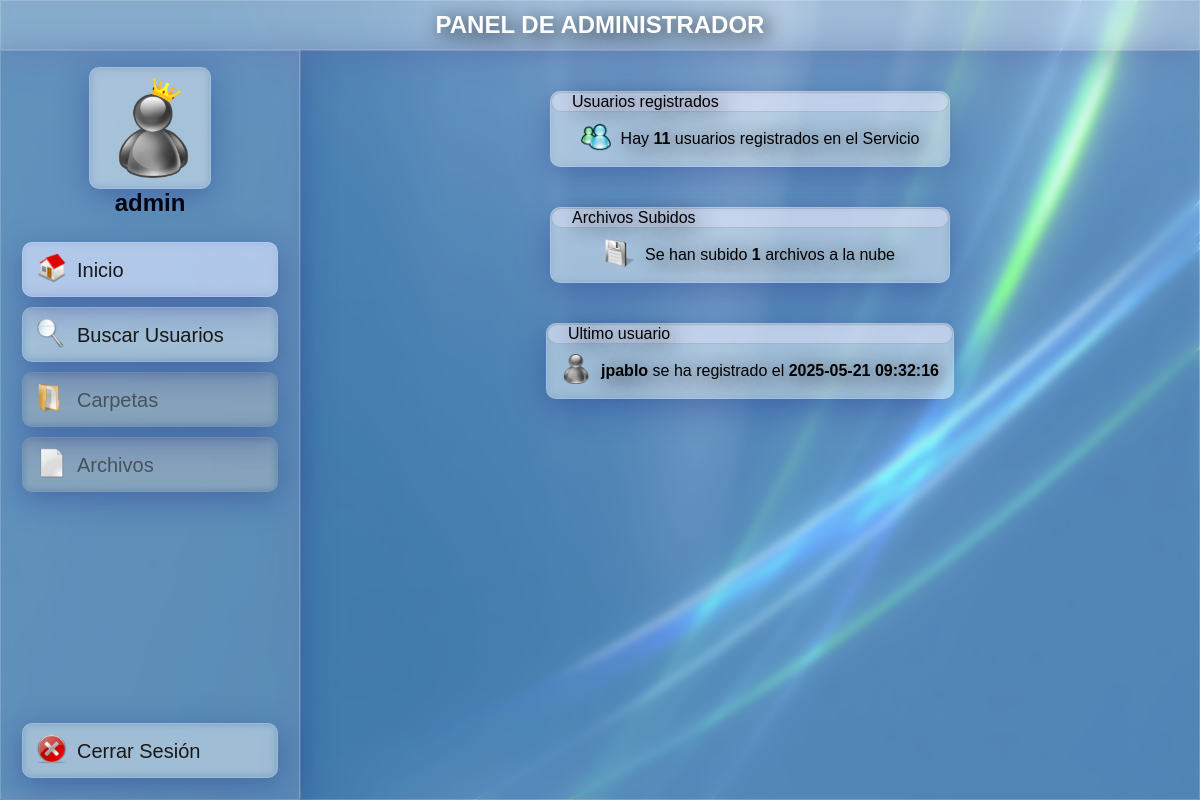
The page /catWeb/views/admin/admin-dashboard.php (signed in) on the database as committed earlier.
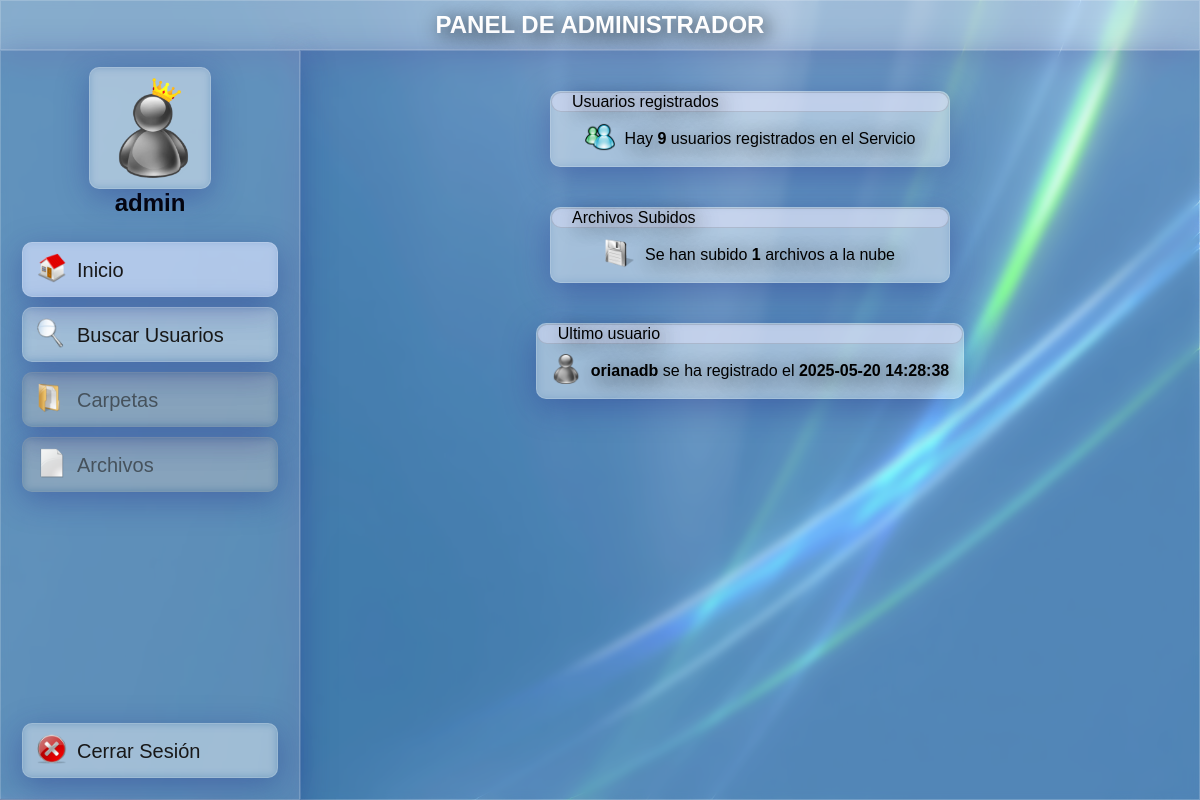
The same page on the database as committed later.
### tables this page shows
CREATE TABLE `users` (
  `id` bigint(20) NOT NULL,
  `username` varchar(100) NOT NULL,
  `passwd` varchar(200) NOT NULL,
  `name` varchar(100) NOT NULL,
  `1surname` varchar(100) NOT NULL,
  `2surname` varchar(100) NOT NULL,
  `dni` varchar(100) NOT NULL,
  `color` varchar(100) NOT NULL,
  `created` timestamp NOT NULL DEFAULT current_timestamp() ON UPDATE current_timestamp(),
  `admin` tinyint(1) NOT NULL
);

### catWeb/views/admin/admin-dashboard.php (the view, shortened to what this page needs)
<?php
    include('../../functions/config.php');
    $username = $_SESSION['username'];
    $users_registered = 0;
    $result = $con->query("SELECT COUNT(*) AS total FROM users");
    if ($result) {
        $row = $result->fetch_assoc();
        $users_registered = (int)$row['total'];
    }
    $files_count = 0;
    $result = $con->query("SELECT COUNT(*) AS total FROM files");
    if ($result) {
        $row = $result->fetch_assoc();
        $files_count = (int)$row['total'];
    }
    $latest_user = null;
    $result = $con->query("SELECT username, created FROM users ORDER BY created DESC LIMIT 1");
    if ($result && $result->num_rows > 0) {
        $row = $result->fetch_assoc();
        $latest_user = $row['username'];
        $date = $row['created'];
    }
?>
<!DOCTYPE html>
<html lang="en">
<head>
    <link rel="stylesheet" href="../../styles/main.css">
    <link rel="stylesheet" href="../../styles/buttons.css">
</head>
<body>
    <header>
        <span class="header-title">PANEL DE ADMINISTRADOR</span>
    </header>
    <div class="main-container">
        <aside class="sidebar">
            <div class="sidebar-content">
                <div class="user-box">
                    <nav class="user-info">
                        <div class="user-pfp">
                            <img src="../../img/pfp/admin.webp">
                        </div>
                        <span class="../../username"><?= $username?></span>
                    </nav>
                </div>
                <a href="#" class="nav-link active">
                    <div class="icon">
                        <img src="../../icons/home.png" alt="home">
                    </div>
                    <span class="description">Inicio</span>
                </a>
                <a href="admin-search.php" class="nav-link">
                    <div class="icon">
                        <img src="../../icons/zoom.png" alt="home">
                    </div>
                    <span class="description">Buscar Usuarios</span>
                </a>
                <a href="#" class="nav-link disabled">
                    <div class="icon">
                        <img src="../../icons/file.png" alt="home">
                    </div>
                    <span class="description">Carpetas</span>
                </a>
                <a href="#" class="nav-link disabled">
                    <div class="icon">
                        <img src="../../icons/document.png" alt="home">
                    </div>
                    <span class="description">Archivos</span>
                </a>
                <a href="#" class="nav-link" id="logout">
                    <div class="icon">
                        <img src="../../icons/close.png" alt="home">
                    </div>
                    <span class="description">Cerrar Sesión</span>
                </a>
            </div>
        </aside>
        <main class="content">
            <div class="admin-dashboard" style="background: none; border: none;">
                <div class="user-count">
                    <div class="topbar">
                        <span class="innertext">Usuarios registrados</span>
                    </div>
                    <div class="count-content">
                        <span class="icon">
                            <img src="../../icons/users.png" alt="users-count">
                        </span>
                        <span class="inner-text">
                            Hay <b class="special-text-1"><?= $users_registered ?></b> usuarios registrados en el
                            Servicio
                        </span>
                    </div>
                </div>
                <div class="files-count">
                    <div class="topbar">
                        <span class="innertext">Archivos Subidos</span>
                    </div>
                    <div class="count-content">
                        <span class="icon">
                            <img src="../../icons/diskette.png" alt="users-count">
                        </span>
                        <span class="inner-text">
                            Se han subido <b class="special-text-1"><?= $files_count ?></b> archivos a la nube
                        </span>
                    </div>
                </div>
                <div class="last-user">
                    <div class="topbar">
                        <span class="innertext">Ultimo usuario</span>
                    </div>
                    <div class="count-content">
                        <span class="icon">
                            <img src="../../icons/user.png" alt="users-count">
                        </span>
                        <span class="inner-text">
                            <b class="special-text-1"><?= $latest_user ?></b> se ha registrado el <b
                                class="special-text-1"><?= $date ?></b>
                        </span>
                    </div>
                </div>
        </main>
    </div>
</body>
</html>

### catWeb/styles/main.css (style rules this page uses)
* { margin: 0; padding: 0; box-sizing: border-box; }
body { font-family: 'Gill Sans', 'Gill Sans MT', Calibri, 'Trebuchet MS', sans-serif; background-image: url('../img/background.webp'); background-size: 100vw 100vh; background-attachment: fixed; }
header { height: 50px; display: flex; background: rgba( 255, 255, 255, 0.5 ); box-shadow: 0 8px 32px 0 rgba( 31, 38, 135, 0.37 ); backdrop-filter: blur( 4px ); -webkit-backdrop-filter: blur( 4px ); border: 1px solid rgba( 255, 255, 255, 0.18 ); }
.header-title { font-weight: 700; font-size: 24px; margin: auto; color: white; text-shadow: 4px 4px 20px rgba(0,0,0,0.9); }
.main-container { display: flex; min-height: calc(100vh - 50px); }
.sidebar { inset: 0 auto 0 0; padding: 1rem; min-width: 300px; z-index: 10; background: rgba( 255, 255, 255, 0.35 ); box-shadow: 0 8px 32px 0 rgba( 31, 38, 135, 0.37 ); backdrop-filter: blur( 4px ); -webkit-backdrop-filter: blur( 4px ); border: 1px solid rgba( 255, 255, 255, 0.18 ); }
.sidebar-content { height: 100%; display: flex; flex-flow: column; }
.user-box { display: flex; flex-direction: column; width: 100%; align-items: center; justify-content: center; text-align: center; font-size: 24px; font-weight: 700; margin-bottom: 20px; }
.user-pfp { display: flex; flex-direction: column; gap: 20px; padding: 10px; background: rgba( 255, 255, 255, 0.15 ); box-shadow: 0 8px 32px 0 rgba( 31, 38, 135, 0.37 ); backdrop-filter: blur( 4px ); -webkit-backdrop-filter: blur( 4px ); border-radius: 10px; border: 1px solid rgba( 255, 255, 255, 0.18 ); }
.user-box .user-pfp img { width: 100px; }
.sidebar .nav-link:last-child { margin-top: auto; }
.sidebar .nav-link { text-decoration: none; color: #000; font-size: 20px; margin: 5px; display: flex; align-items: center; gap: 0.625rem; padding: 0.625rem 0.875rem; line-height: 1; background: rgba( 255, 255, 255, 0.1 ); box-shadow: 0 8px 32px 0 rgba( 31, 38, 135, 0.37 ); backdrop-filter: blur( 4px ); -webkit-backdrop-filter: blur( 4px ); border-radius: 10px; border: 1px solid rgba( 255, 255, 255, 0.18 ); transition: all 0.3s; }
.sidebar .nav-link.active { background: rgba(203, 217, 255, 0.5); color: black; }
.sidebar .nav-link .description { color: #181818; }
.sidebar .nav-link.disabled { background: rgba(0, 0, 0, 0.1); cursor: default; border: 1px solid rgba(175, 175, 175, 0.18); }
.sidebar .nav-link.disabled .description { color: rgb(70, 82, 92); }
.icon img { width: 30px; }
.content { flex-grow: 1; display: flex; flex-flow: column; align-items:center; background: rgba( 255, 255, 255, 0.25 ); box-shadow: 0 8px 32px 0 rgba( 31, 38, 135, 0.37 ); backdrop-filter: blur( 4px ); -webkit-backdrop-filter: blur( 4px ); border: 1px solid rgba( 255, 255, 255, 0.18 ); }
.user-count, .files-count, .last-user { margin: 20px; min-width: 400px; display: flex; flex-direction: column; background: rgba( 255, 255, 255, 0.25 ); box-shadow: 0 8px 32px 0 rgba( 31, 38, 135, 0.37 ); backdrop-filter: blur( 4px ); -webkit-backdrop-filter: blur( 4px ); border-radius: 10px; border: 1px solid rgba( 255, 255, 255, 0.18 ); }
.user-count .topbar, .files-count .topbar, .last-user .topbar { background: rgba(231, 228, 255, 0.4); border: 1px solid rgba(70, 70, 70, 0.18); border-radius: 10px; color: black; text-shadow: 4px 4px 20px rgba(0,0,0,0.9); }
.user-count .topbar .innertext, .files-count .topbar .innertext, .last-user .topbar .innertext { margin-left: 20px; }
.count-content { gap: 0.625rem; padding: 0.625rem 0.875rem; display: flex; justify-content: center; align-items: center; }
.content .user-count .icon { gap: 20px; }
.admin-dashboard { display: flex; flex-direction: column; align-items: center; margin: 20px; width: 60vw; min-height: 100px; background: rgba(231, 228, 255, 0.4); border: 1px solid rgba(70, 70, 70, 0.18); border-radius: 20px; color: black; text-shadow: 4px 4px 20px rgba(0,0,0,0.9); transition: all 0.3s ease; }

Rows that differ between the two databases and show on the page:
removed users: username "jpablo", created "2025-05-21 09:32:16"
now on this page (row unchanged): users: username "orianadb", created "2025-05-20 14:28:38"
Other text that changed with them:
$users_registered: "11" → "9"
